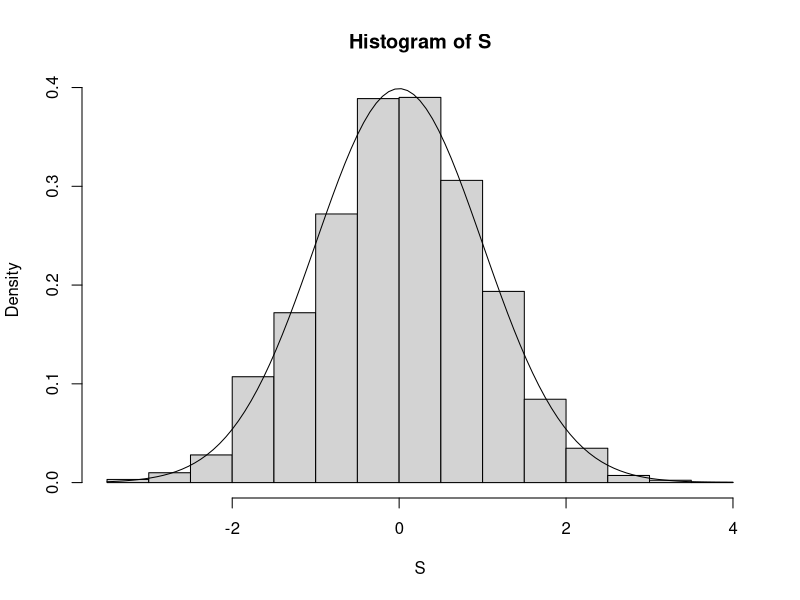

Here is the R script that generated this plot: (Note: this script raises an error after producing the figure.)
#generowanie zmiennych losowych z rozkladu normalnego
n <- 5000
#S <- vector(n)
#numeric()
S<- numeric()
for(i in 1:n){
  U <- runif(12)
  S[i] <- sum(U) - 6

}
mean(S)
var(S) #var
sd(S) #standard
#hist(prob=TRUE) #prob=TRUE wazne, wyskalowanie nie 
hist(S, prob=TRUE) #biale pola sumuja sie do 1
curve(dnorm, add=TRUE) ## dodanie krzywej na wykres s, nie widac, gdy prob jest TRUE
pnorm()
plot(ecdf(S)) ## dystrybuanta empiryczna
curve(pnorm, add=TRUE)
#proba, vs teoria
ks.test(S,pnorm)
#wykres kwantylowy
qqnorm(S)
# min(S) to na po lwej stronie, 1/100 kwantu rzedu 1/100 , 1/5000
qnorm(1/100)
# druga, 2/100 
#niedokladnosci tylko w ogonach, generataor sie psuje w ogonach
shapiro.test(S) #za duża próbka, nie wykrylo!
# idealnie
S <- rnorm(n)